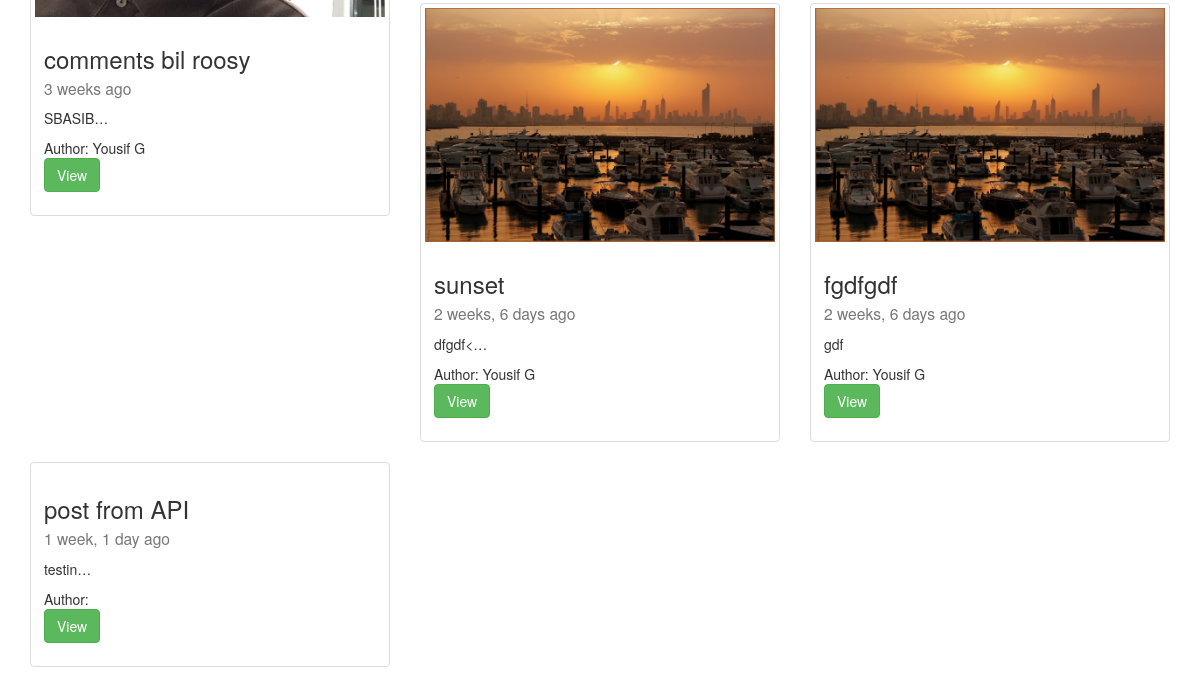
The page /list/ (lower part) on the database as committed earlier.
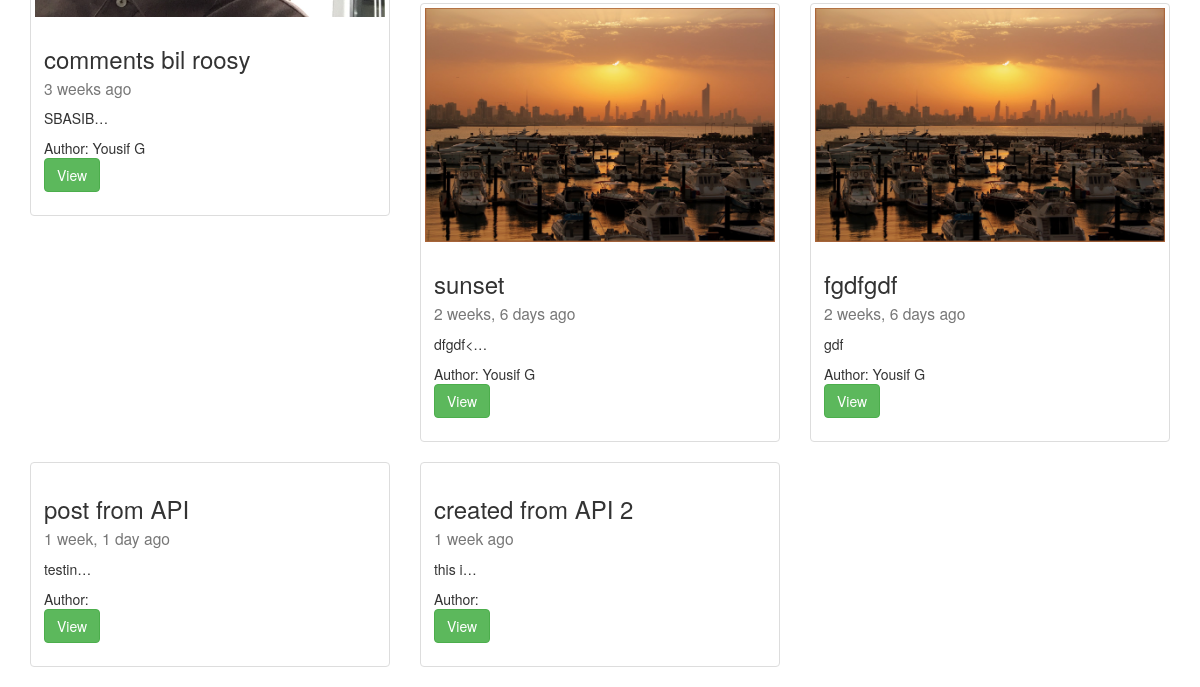
The same page on the database as committed later.
### post/models.py (models this page shows, shortened)
class Post(models.Model):
	author = models.ForeignKey(User, default=1)
	title = models.CharField(max_length=140)
	content = models.TextField()
	draft = models.BooleanField(default=False)
	image = models.ImageField(upload_to="blog_images", null=True, blank=True)
	updated = models.DateTimeField(auto_now=True)
	timestamp = models.DateTimeField(auto_now_add=True)
	publish = models.DateField()
	slug = models.SlugField(unique=True)
	def absurl(self):
		return reverse("posts:id", kwargs={"slug": self.slug})

### post/views.py (the view, shortened to what this page needs)
# urls.py: url(r'^list/$', views.post_list, name="list"),
def post_list(request):
	today = timezone.now().date()
	post_list = Post.objects.filter(draft=False).filter(publish__lte=today)
	if request.user.is_staff or request.user.is_superuser:
		post_list = Post.objects.all()
	query = request.GET.get("q")
	context = {
	"title": "(this is taken from the context)",
	"user": request.user,
	"post_list": post_list,
	"post_one": post_one,
	"today": today,
	}
	return render(request, 'newlist.html', context)

### post/templatetags/urlify.py (called while the page is built)
@register.filter
def urlify(value):
	return quote(value)

### post/templates/newlist.html (shortened to what this page needs)
{% extends "base.html" %}
{% load urlify %}
{% block content %}
<div class="row">
<br>
   {% for x in post_list %}
  <div class="col-sm-6 col-md-4">
    <div class="thumbnail">
    {% if x.image %}
      <img src="{{x.image.url}}" class="img-responsive">
     {% endif %}
      <div class="caption">
        <h3>{{x.title}}<br><small>{{x.timestamp|timesince}} ago</small></h3>
        <p>{{x.content|linebreaks|truncatechars:10}}</p>
        Author: {{x.author.get_full_name}}<br>
        <p><a href="{{x.absurl}}" class="btn btn-success" role="button">View</a>
        </p>
      </div>
    </div>
  </div>
  {% endfor %}
</div>
{% endblock content %}

### post/templates/base.html (shortened to what this page needs)
<!DOCTYPE html>
{% load static %}
<html lang="en">
<head>
  <link rel="stylesheet" type="text/css" href="{% static 'css/bootstrap.min.css' %}">
</head>
<body>
<br><br><br><br><br>
<div class="container">
    {% block content %}
    {% endblock content %}
</div>
</body>
</html>

Rows that differ between the two databases and show on the page:
added Post: title "created from API 2", timestamp "1 week", content "this i…"
